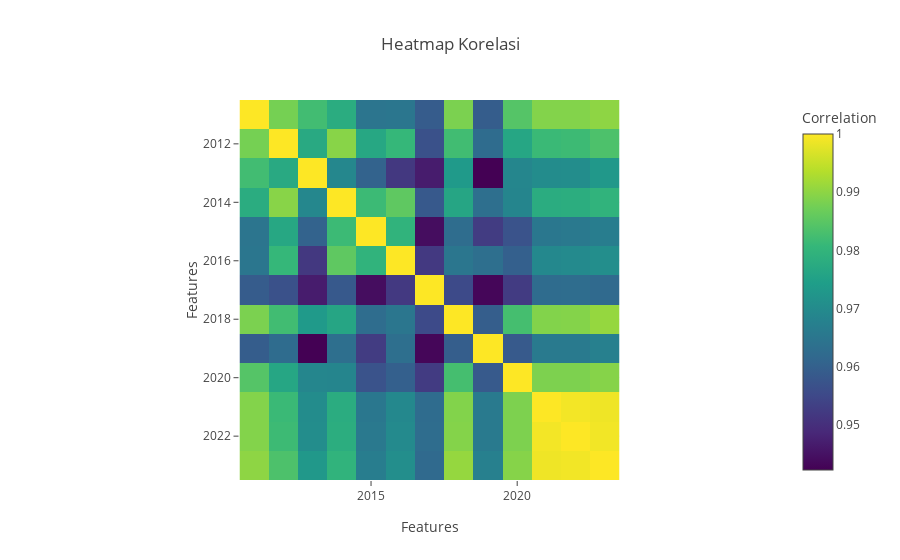

Notebook cell for this chart:
### Code cell
df = pd.DataFrame(df)

# Selected features for correlation matrix
selected_features = ['2011', '2012', '2013', '2014', '2015', '2016', '2017', '2018', '2019', '2020', '2021', '2022', '2023']

# Calculate correlation matrix
correlation_matrix = df[selected_features].corr()

# Plot heatmap using Plotly Express
fig = px.imshow(correlation_matrix,
                labels=dict(x="Features", y="Features", color="Correlation"),
                x=selected_features,
                y=selected_features,
                color_continuous_scale="viridis",  # Use 'viridis' instead of 'coolwarm'
                title="Heatmap Korelasi")

# Show the plot in a Jupyter Notebook
fig.show()

### Figure 1 — Plotly figure (JSON) as saved in the notebook; plotly's stock layout.template omitted (floating-point values rounded to 4 significant figures; data arrays with more than 128 entries replaced by an {"elided": "..."} marker saying what was removed)
{"data": [{"coloraxis": "coloraxis", "hovertemplate": "Features: %{x}<br>Features: %{y}<br>Correlation: %{z}<extra></extra>", "name": "0", "type": "heatmap", "x": ["2011", "2012", "2013", "2014", "2015", "2016", "2017", "2018", "2019", "2020", "2021", "2022", "2023"], "xaxis": "x", "y": ["2011", "2012", "2013", "2014", "2015", "2016", "2017", "2018", "2019", "2020", "2021", "2022", "2023"], "yaxis": "y", "z": {"elided": "13x13 float values"}}], "layout": {"coloraxis": {"colorbar": {"title": {"text": "Correlation"}}, "colorscale": [[0, "#440154"], [0.1111, "#482878"], [0.2222, "#3e4989"], [0.3333, "#31688e"], [0.4444, "#26828e"], [0.5556, "#1f9e89"], [0.6667, "#35b779"], [0.7778, "#6ece58"], [0.8889, "#b5de2b"], [1, "#fde725"]]}, "title": {"text": "Heatmap Korelasi"}, "xaxis": {"anchor": "y", "constrain": "domain", "domain": [0, 1], "scaleanchor": "y", "title": {"text": "Features"}}, "yaxis": {"anchor": "x", "autorange": "reversed", "constrain": "domain", "domain": [0, 1], "title": {"text": "Features"}}}}
